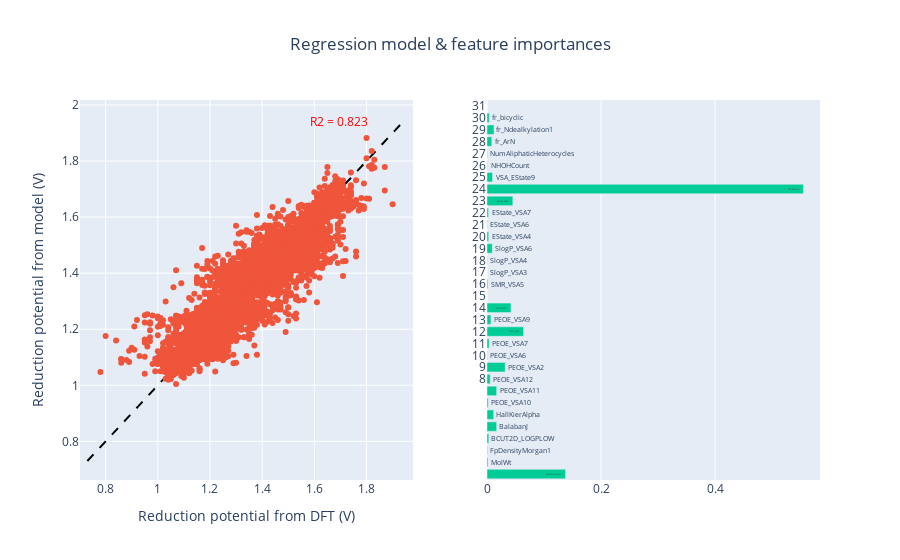

Write notebook code for a chart like this one.
### Code cell
# This cell trains the entire dataset using the best gradient boosting hyperparameters. Since the grid search is more 
# time-consuming, the optimal hyperparameters are already provided with the training code. 

fig = make_subplots(rows=1, cols=2)
# The following line can be uncommented if the previous cell is executed for grid search optimisation.
las_gbr=GradientBoostingRegressor(learning_rate=search.best_params_['gbr__learning_rate'],max_depth=search.best_params_['gbr__max_depth'],n_estimators=search.best_params_['gbr__n_estimators'])
las_gbr.fit(features,target)
ypred=las_gbr.predict(features)
r2=np.round(r2_score(target,ypred),3)
pot_min=target.min()-0.05
pot_max=target.max()+0.05
fig.add_scatter(x=np.linspace(pot_min,pot_max,1000),
                y=np.linspace(pot_min,pot_max,1000),line_color='black',showlegend=False,line_dash='dash', row=1, col=1
               )
fig.add_trace(go.Scatter(x=target,y=ypred,
                    mode='markers',showlegend=False,
                    ), row=1, col=1)
fig.update_xaxes(tickvals=np.linspace(0.8,2,7),title='Reduction potential from DFT (V)',row=1,col=1)
fig.update_yaxes(tickvals=np.linspace(0.8,2,7),title='Reduction potential from model (V)',row=1,col=1)
fig.add_annotation(
        text='R2 = '+str(r2),
        font=dict(
            size=12,
            color='red'
            ),
        showarrow=False,
        xref="paper", yref="paper",
        x=0.35, y=0.97        
        )
fig.update_layout(title='Regression model & feature importances',title_x=0.5)
fig.add_trace(go.Bar(x=las_gbr.feature_importances_,y=list(range(features.shape[1])),text=features.columns,
                     orientation='h',showlegend=False),row=1,col=2)
fig.update_yaxes(tickmode='array',tickvals=list(range(features.shape[1])),ticktext=['']*8,row=1,col=2)
fig.show()

### Figure 1 — Plotly figure (JSON) as saved in the notebook; plotly's stock layout.template omitted (floating-point values rounded to 4 significant figures; data arrays with more than 128 entries replaced by an {"elided": "..."} marker saying what was removed)
{"data": [{"line": {"color": "black", "dash": "dash"}, "showlegend": false, "type": "scatter", "x": {"elided": "1000 float values"}, "xaxis": "x", "y": {"elided": "1000 float values"}, "yaxis": "y"}, {"mode": "markers", "showlegend": false, "type": "scatter", "x": {"elided": "5000 float values"}, "xaxis": "x", "y": {"elided": "5000 float values"}, "yaxis": "y"}, {"orientation": "h", "showlegend": false, "text": ["MaxEStateIndex", "MolWt", "FpDensityMorgan1", "BCUT2D_LOGPLOW", "BalabanJ", "HallKierAlpha", "PEOE_VSA10", "PEOE_VSA11", "PEOE_VSA12", "PEOE_VSA2", "PEOE_VSA6", "PEOE_VSA7", "PEOE_VSA8", "PEOE_VSA9", "SMR_VSA10", "SMR_VSA4", "SMR_VSA5", "SlogP_VSA3", "SlogP_VSA4", "SlogP_VSA6", "EState_VSA4", "EState_VSA6", "EState_VSA7", "EState_VSA8", "VSA_EState2", "VSA_EState9", "NHOHCount", "NumAliphaticHeterocycles", "fr_ArN", "fr_Ndealkylation1", "fr_bicyclic", "fr_unbrch_alkane"], "type": "bar", "x": [0.1378, 0.001703, 0.0009593, 0.003233, 0.01697, 0.01175, 0.002106, 0.01699, 0.005696, 0.03188, 0.0004541, 0.00377, 0.06419, 0.006802, 0.04204, 0, 0.001498, 0.0001545, 0.0005267, 0.009303, 0.002998, 0.0005274, 0.00274, 0.04532, 0.5548, 0.009755, 0.0005346, 0.0008131, 0.008459, 0.01227, 0.003957, 0], "xaxis": "x2", "y": [0, 1, 2, 3, 4, 5, 6, 7, 8, 9, 10, 11, 12, 13, 14, 15, 16, 17, 18, 19, 20, 21, 22, 23, 24, 25, 26, 27, 28, 29, 30, 31], "yaxis": "y2"}], "layout": {"annotations": [{"font": {"color": "red", "size": 12}, "showarrow": false, "text": "R2 = 0.823", "x": 0.35, "xref": "paper", "y": 0.97, "yref": "paper"}], "title": {"text": "Regression model & feature importances", "x": 0.5}, "xaxis": {"anchor": "y", "domain": [0, 0.45], "tickvals": [0.8, 1, 1.2, 1.4, 1.6, 1.8, 2], "title": {"text": "Reduction potential from DFT (V)"}}, "xaxis2": {"anchor": "y2", "domain": [0.55, 1]}, "yaxis": {"anchor": "x", "domain": [0, 1], "tickvals": [0.8, 1, 1.2, 1.4, 1.6, 1.8, 2], "title": {"text": "Reduction potential from model (V)"}}, "yaxis2": {"anchor": "x2", "domain": [0, 1], "tickmode": "array", "ticktext": ["", "", "", "", "", "", "", ""], "tickvals": [0, 1, 2, 3, 4, 5, 6, 7, 8, 9, 10, 11, 12, 13, 14, 15, 16, 17, 18, 19, 20, 21, 22, 23, 24, 25, 26, 27, 28, 29, 30, 31]}}}
